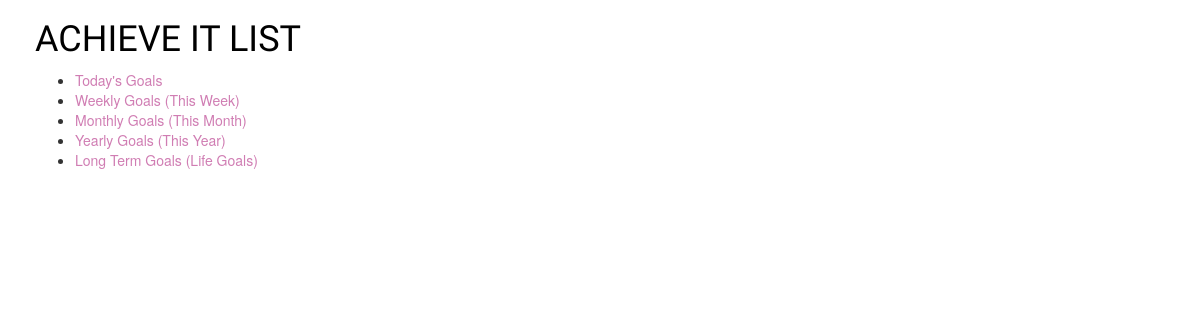
Screenshot of /goals/ with the database file from the repository.
### goals/models.py (models this page shows, shortened)
class GoalList(models.Model):
    goal_title = models.CharField(max_length=250)

### goals/views.py (the view)
# urls.py: path('', views.index, name='index'),
def index(request):
    latest_goallist_list = GoalList.objects.order_by('-id').reverse()[:5]
    context = {'latest_goallist_list': latest_goallist_list}
    return render(request, 'goals/index.html', context)

### goals/templates/goals/index.html (shortened to what this page needs)
{% load static %}
<html>
<head>
    <link rel="stylesheet" href="{% static 'css/goals.css' %}">
    <link rel="stylesheet" href="//maxcdn.bootstrapcdn.com/bootstrap/3.2.0/css/bootstrap.min.css">
    <link rel="stylesheet" href="//maxcdn.bootstrapcdn.com/bootstrap/3.2.0/css/bootstrap-theme.min.css">
</head>
<body>
<h1 id="title" >ACHIEVE IT LIST</h1>
{% if latest_goallist_list %}
<ul>
    {% for goallist in latest_goallist_list %}
    <li><a href="{%url 'goals:detail' goallist.id %}" id ="links">{{ goallist.goal_title }}</a></li>
    {% endfor %}
</ul>
{% else %}
    <p>No goal lists are available.</p>
{% endif %}
</body>
</html>

### goals/static/css/goals.css (style rules this page uses)
#title { color: black; font-family: 'Indie Flower'; }
#links { color: #D07DB3; }
body { padding-left: 35px; }

### rows the page displays
GoalList: goal_title "Today's Goals"
GoalList: goal_title "Weekly Goals (This Week)"
GoalList: goal_title "Monthly Goals (This Month)"
GoalList: goal_title "Yearly Goals (This Year)"
GoalList: goal_title "Long Term Goals (Life Goals)"
